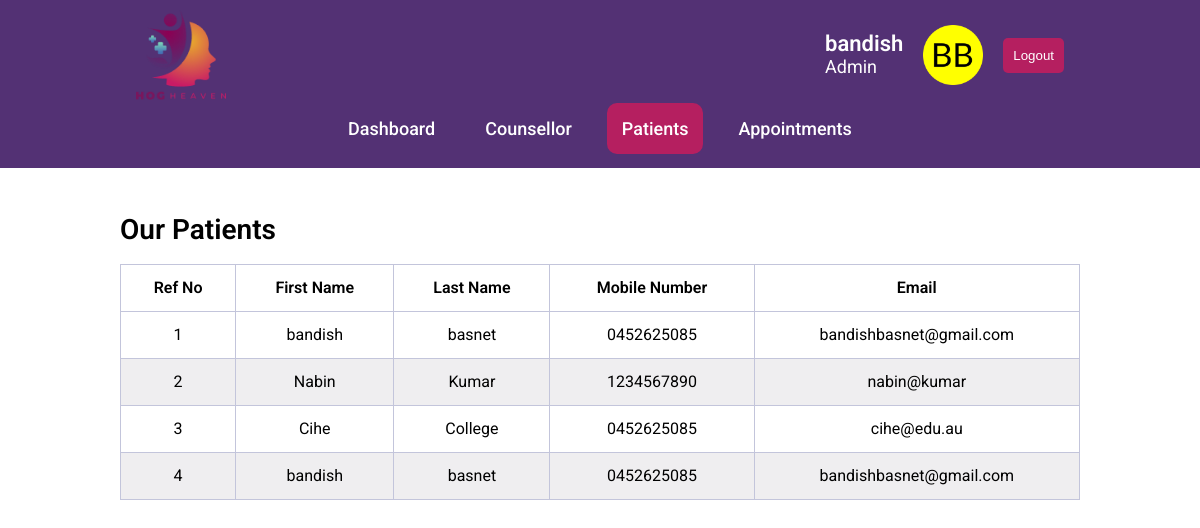
The page /patient.php (signed in) on the database its author committed.
### tables this page shows
CREATE TABLE `users` (
  `id` bigint(20) NOT NULL,
  `user_id` bigint(20) NOT NULL,
  `user_name` varchar(100) NOT NULL,
  `password` varchar(100) NOT NULL,
  `date` timestamp NOT NULL DEFAULT current_timestamp() ON UPDATE current_timestamp()
);

CREATE TABLE `appointments` (
  `id` int(11) NOT NULL,
  `fname` varchar(50) NOT NULL,
  `lname` varchar(50) NOT NULL,
  `mobile` varchar(14) NOT NULL,
  `email` varchar(50) NOT NULL,
  `date` date NOT NULL,
  `time` time NOT NULL,
  `mode` enum('Online','In-Person','call','') NOT NULL,
  `reason` enum('Consultation','Follow-up','Other','') NOT NULL,
  `msg` varchar(255) NOT NULL
);

### functions.php (called while the page is built, shortened)
<?php
function check_login($con)
{
	if(isset($_SESSION['user_id']))
	{
		$id = $_SESSION['user_id'];
		$query = "select * from users where user_id = '$id' limit 1";
		$result = mysqli_query($con,$query);
		if($result && mysqli_num_rows($result) > 0)
		{
			$user_data = mysqli_fetch_assoc($result);
			return $user_data;
		}
	}
	die;
}

### patient.php (the view, shortened to what this page needs)
<?php
include("dbconnection.php");
include("functions.php");
$user_data = check_login($conn);
?>
<!DOCTYPE html>
<html>
<head>
  <link rel="stylesheet" href="./assets/css/admin.css">
  <link rel="stylesheet" href="https://site-assets.fontawesome.com/releases/v6.6.0/css/all.css">
  <link rel="stylesheet" href="https://site-assets.fontawesome.com/releases/v6.6.0/css/sharp-duotone-solid.css">
  <link rel="stylesheet" href="https://site-assets.fontawesome.com/releases/v6.6.0/css/sharp-thin.css">
  <link rel="stylesheet" href="https://site-assets.fontawesome.com/releases/v6.6.0/css/sharp-solid.css">
  <link rel="stylesheet" href="https://site-assets.fontawesome.com/releases/v6.6.0/css/sharp-regular.css">
  <link rel="stylesheet" href="https://site-assets.fontawesome.com/releases/v6.6.0/css/sharp-light.css">
</head>
<body>
  <header>
    <nav>
      <div class="topbar">
        <div class="logo">
          <img src="./assets/images/Logo.png" alt="HogHeaven Logo">
        </div>
        <div class="user">
          <p class="username"><?php echo $user_data['user_name']; ?> <br>
            <span class="role">Admin</span>
          </p>
          <img class="avatar" src="./assets/images/android-chrome-192x192.png" alt="avatar">
          <button style="background-color: #B51F60; border:none; border-radius:5px;padding:10px; color:white;" onclick="logout()">Logout</button>
        </div>
      </div>
      <div class="bottombar">
        <ul class="menu">
        <li><a href="dashboard.php" >Dashboard</a></li>
        <li><a href="counsellor.php">Counsellor</a></li>
        <li><a href="patient.php" class="active">Patients</a></li>
          <li><a href="appointments.php">Appointments</a></li>
        </ul>
      </div>
    </nav>
  </header>
  <main>
    <div class="patients-table">
      <div class="table-container">
          <p class="table-title">Our Patients</p>
          <table>
            <thead>
              <th>Ref No</th>
              <th>First Name</th>
              <th>Last Name</th>
              <th>Mobile Number</th>
              <th>Email</th>
            </thead>
            <tbody>
              <?php
              $sql = "SELECT * FROM appointments";
              $result = $conn->query($sql);
              if ($result->num_rows > 0) {
                while ($row = $result->fetch_assoc()) {
                  echo "<tr>
                      <td>" . $row["id"] . "</td>
                      <td>" . $row["fname"] ."</td>
                      <td>" . $row["lname"] . "</td>
                      <td>" . $row["mobile"] . "</td>
                      <td>" . $row["email"] . "</td>
                    </tr>";
                }
              } else {
                echo "0 results";
              }
              ?>
            </tbody>
          </table>
          </div>
        </div>
  </main>
</body>
</html>

### assets/css/admin.css (style rules this page uses)
body { font-family: "Roboto", sans-serif; }
header { background-color: #533174; }
nav { display: flex; flex-direction: column; padding: 10px 20px; }
.topbar { width: 80%; margin: auto; display: flex; justify-content: space-between; align-items: center; }
.logo { height: 90px; }
.logo img { height: 100%; }
.user { display: flex; align-items: center; gap: 20px; }
.avatar { width: 60px; }
.username { font-size: 22px; font-weight: 600; color: #fefefe; }
.role { font-size: 18px; font-weight: 400; text-align: center; color: #fefefe; }
.bottombar { width: 100%; }
.menu { display: flex; align-items: center; justify-content: center; gap: 20px; background-color: #533174; padding: 20px 20px; }
.menu li a { color: white; text-decoration: none; padding: 15px; font-family: "Roboto", sans-serif; font-weight: 500; letter-spacing: 1%; font-size: 18px; border: none; border-radius: 10px; }
.active { color: white; background-color: #B51F60; }
.patients-table { width: 100%; margin:3rem 0; }
.table-container { width: 80%; margin: auto; }
.table-title { font-size: 28px; font-weight: 600; margin-bottom: 20px; }
table { width: 100%; align-items: center; margin: auto; }
table, th, td { border: 1px solid #c3c5db; text-align: center; padding: 15px; }
th { font-weight: 600; }
tr:nth-child(even) { background-color: rgba(202, 200, 204, 0.3); }

### rows shown on the page
users: user_name "bandish"
appointments: id "1", fname "bandish", lname "basnet", mobile "0452625085", email "bandishbasnet@gmail.com"
appointments: id "2", fname "Nabin", lname "Kumar", mobile "1234567890", email "nabin@kumar"
appointments: id "3", fname "Cihe", lname "College", mobile "0452625085", email "cihe@edu.au"
appointments: id "4", fname "bandish", lname "basnet", mobile "0452625085", email "bandishbasnet@gmail.com"
